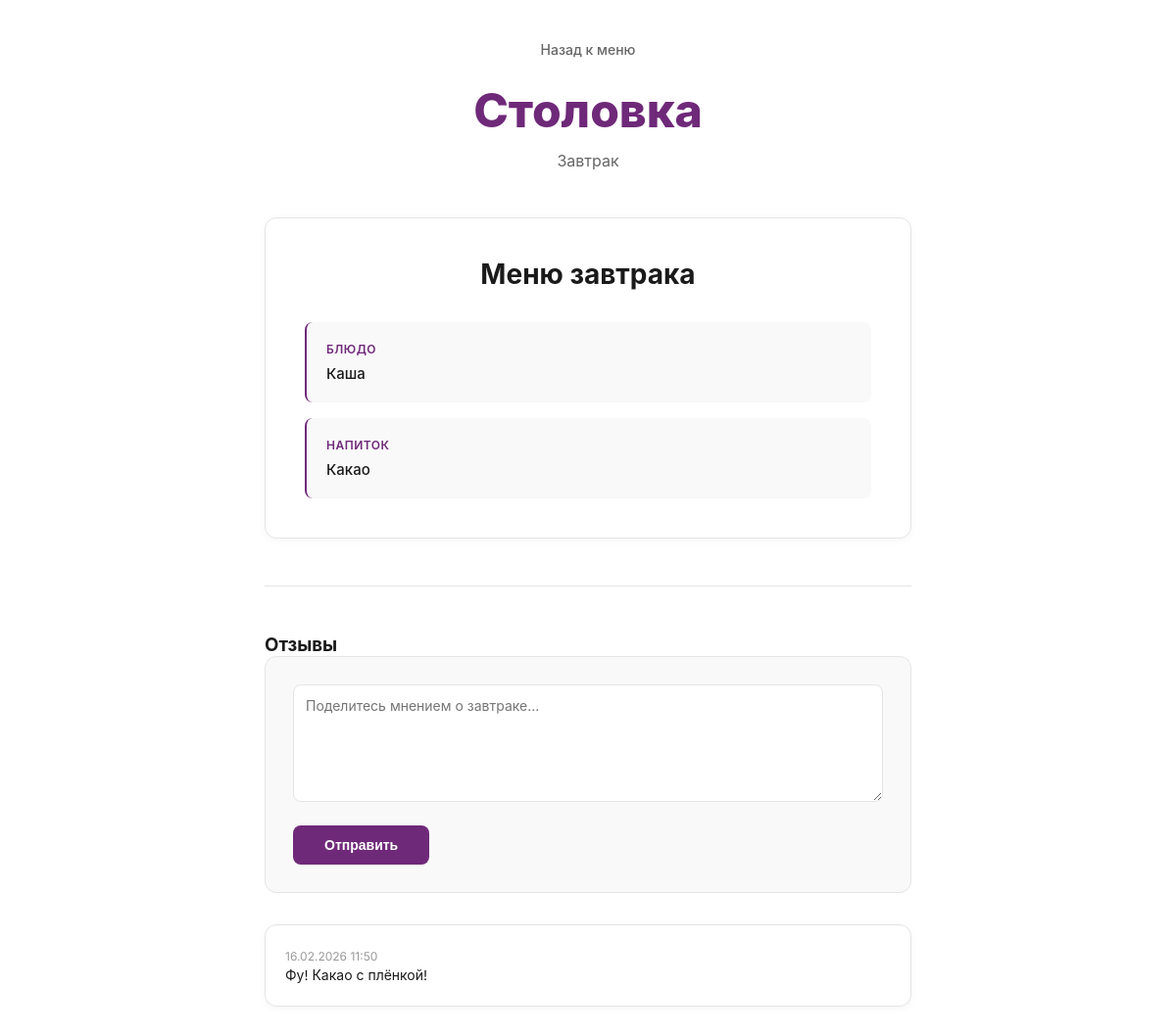
Screenshot of /menu/item/breakfast/4/ with the database file from the repository.
### MenuService/models.py (models this page shows, shortened)
class Breakfast(models.Model):
    id = models.AutoField(unique=True, auto_created=True, primary_key=True)
    first_dish = models.CharField(max_length=255)
    drink = models.CharField(max_length=255)
    calories = models.IntegerField(default=0)
    price = models.DecimalField(max_digits=5, decimal_places=2, default=0)
    contains_allergens = models.CharField(max_length=500, blank=True)

### UserService/models.py (models this page shows)
class Comment(models.Model):
    breakfast = models.ForeignKey(Breakfast, on_delete=models.CASCADE)
    text = models.TextField()
    author = models.CharField(max_length=100, blank=True)
    rating = models.IntegerField(choices=[(i, str(i)) for i in range(1, 6)], default=5)
    created_at = models.DateTimeField(auto_now_add=True)

### MenuService/views.py (the view, shortened to what this page needs)
# urls.py: path('menu/item/breakfast/<int:id>/', MenuViews.itemBreakfast, name='itemBreakfast'),
def itemBreakfast(request, id):
    breakfast = get_object_or_404(Breakfast, id=id)
    comments = Comment.objects.filter(breakfast=breakfast)
    return render(request, 'itemBreak.html', {
        'breakfast': breakfast,
        'comments': comments
    })

### MenuService/templates/itemBreak.html (shortened to what this page needs)
{% load static %}
<!DOCTYPE html>
<html lang="ru">
<head>
    <link rel="stylesheet" href="{% static 'css/MenuService/item.css' %}">
</head>
<body>
    <div class="container">
        <header class="header">
            <a href="/menu/" class="back-link">Назад к меню</a>
            <h1 class="logo">Столовка</h1>
            <p class="week-title">Завтрак</p>
        </header>
        <main class="meal-detail">
            <article class="meal-card">
                <h2 class="meal-title">Меню завтрака</h2>
                {% if breakfast.first_dish or breakfast.drink %}
                    <div class="meal-items-detail">
                        {% if breakfast.first_dish %}
                        <div class="meal-item-detail">
                            <span class="item-label">Блюдо</span>
                            <span class="item-value">{{ breakfast.first_dish }}</span>
                        </div>
                        {% endif %}
                        {% if breakfast.drink %}
                        <div class="meal-item-detail">
                            <span class="item-label">Напиток</span>
                            <span class="item-value">{{ breakfast.drink }}</span>
                        </div>
                        {% endif %}
                    </div>
                {% else %}
                    <p class="no-menu">Меню завтрака пока не установлено</p>
                {% endif %}
            </article>
        </main>
        <section class="comments-section">
            <h3 class="section-title">Отзывы</h3>
            <div class="comment-form">
                <form method="post">
                    <div class="form-group">
                        <textarea
                            name="comment"
                            placeholder="Поделитесь мнением о завтраке..."
                            rows="3"
                            required
                        ></textarea>
                    </div>
                    <button type="submit" class="btn-comment">Отправить</button>
                </form>
            </div>
            {% if comments %}
                <div class="comments-list">
                    {% for comment in comments %}
                    <article class="comment-item">
                        <div class="comment-meta">
                            <time class="comment-date">{{ comment.created_at|date:"d.m.Y H:i" }}</time>
                        </div>
                        <p class="comment-text">{{ comment.text }}</p>
                    </article>
                    {% endfor %}
                </div>
            {% else %}
                <p class="no-comments">Пока нет отзывов</p>
            {% endif %}
        </section>
    </div>
</body>
</html>

### Stolovka/static/css/MenuService/item.css (style rules this page uses)
* { margin: 0; padding: 0; box-sizing: border-box; }
body { font-family: 'Inter', -apple-system, BlinkMacSystemFont, 'Segoe UI', sans-serif; background: #ffffff; min-height: 100vh; color: #1a1a1a; }
.container { max-width: 700px; margin: 0 auto; padding: 40px 20px; }
.header { text-align: center; margin-bottom: 48px; }
.back-link { display: inline-block; color: #666666; text-decoration: none; font-size: 14px; font-weight: 500; margin-bottom: 24px; transition: color 0.3s ease; }
.logo { font-size: 48px; font-weight: 800; color: #6f2979; margin-bottom: 12px; }
.week-title { font-size: 16px; color: #666666; font-weight: 400; }
.meal-detail { margin-bottom: 48px; }
.meal-card { background: #ffffff; border: 1px solid #e5e5e5; border-radius: 12px; padding: 40px; box-shadow: 0 2px 8px rgba(0, 0, 0, 0.04); transition: all 0.3s ease; }
.meal-title { font-size: 28px; font-weight: 700; color: #1a1a1a; margin-bottom: 32px; text-align: center; }
.meal-items-detail { display: flex; flex-direction: column; gap: 16px; list-style: none; }
.meal-item-detail { display: flex; flex-direction: column; gap: 8px; padding: 20px; background: #f9f9f9; border-radius: 8px; border-left: 2px solid #6f2979; transition: all 0.3s ease; }
.item-label { font-weight: 600; color: #6f2979; font-size: 12px; text-transform: uppercase; letter-spacing: 0.5px; }
.item-value { font-size: 15px; font-weight: 500; color: #1a1a1a; }
.comments-section { margin-top: 48px; padding-top: 48px; border-top: 1px solid #e5e5e5; }
.comment-form { background: #f9f9f9; border: 1px solid #e5e5e5; border-radius: 12px; padding: 28px; margin-bottom: 32px; }
.form-group { margin-bottom: 20px; }
.form-group textarea { width: 100%; min-height: 120px; padding: 12px; border: 1px solid #e5e5e5; border-radius: 8px; font-family: 'Inter', -apple-system, BlinkMacSystemFont, monospace; font-size: 14px; color: #1a1a1a; resize: vertical; transition: all 0.3s ease; }
.btn-comment { background: #6f2979; color: #ffffff; border: none; padding: 12px 32px; border-radius: 8px; font-weight: 600; cursor: pointer; font-size: 14px; transition: all 0.3s ease; }
.comments-list { display: flex; flex-direction: column; gap: 16px; list-style: none; }
.comment-item { background: #ffffff; border: 1px solid #e5e5e5; border-radius: 12px; padding: 20px; box-shadow: 0 2px 8px rgba(0, 0, 0, 0.04); transition: all 0.3s ease; }
.comment-date { font-size: 12px; color: #999999; margin-bottom: 12px; }
.comment-text { font-size: 14px; color: #1a1a1a; line-height: 1.6; }

### rows the page displays
Breakfast: first_dish "Каша", drink "Какао"
Comment: created_at "16.02.2026 11:50", text "Фу! Какао с плёнкой!"
